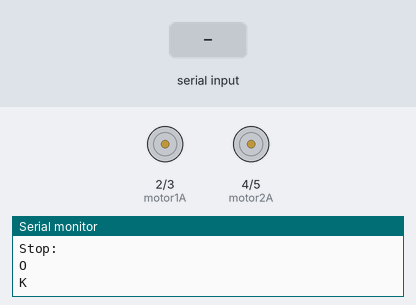
The sketch below on a simulated Arduino Uno, built with avr-gcc and run on an emulated ATmega328P. On the bench: motor-driver pin pairs drawn as motors (green arrow = first pin HIGH = forward, orange = second pin HIGH = backward, longer = more drive), the last lines printed to the serial monitor. Inputs (shaded band) come from the test bench. The modem accepts every AT command (registered, SIM ready, sends succeed) and sends nothing else.

Above: at 3.2 s.
3.3 s: "F" received over the second serial link
At 4.5 s:
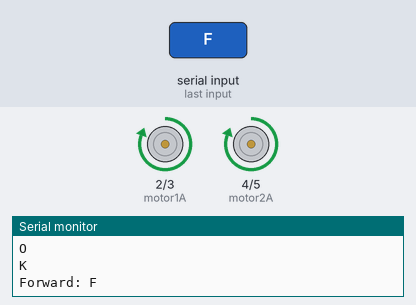
4.8 s: "B" received over the second serial link
At 5.6 s:
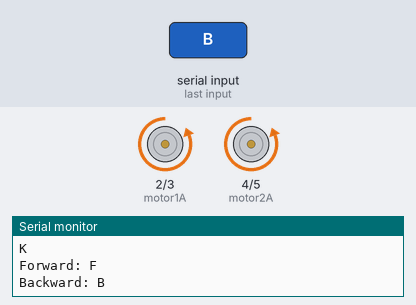
6.3 s: "L" received over the second serial link
At 6.8 s:
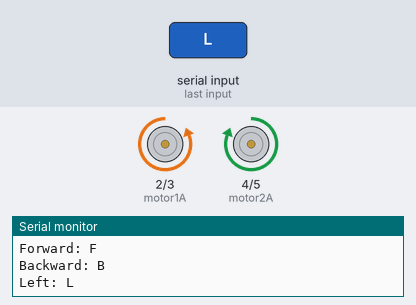
7.8 s: "R" received over the second serial link
At 9.1 s:
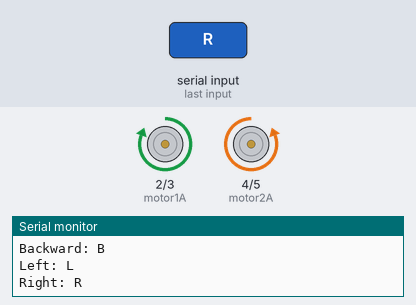
Timing chart, 0 to 10.3 s (numbered marks = the images above; inputs shaded):
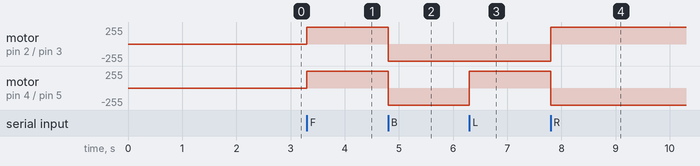

The sketch:

arduinoBluetoothMotorDriverController1.ino
```cpp
//SoftwareSerial kütüphanesi ile
#include <SoftwareSerial.h>

int RX = 10; //HC-06 için 10 numarılı pin öneriliyor
int TX = 11; //HC-06 için 11 numarılı pin öneriliyor
             //Ancak HC-06'lar genellikle 3,3V toleranslıdır ve 10 ve 11 numaralı pinlere bağlanıldığında

SoftwareSerial bluetooth(TX, RX);

String bluetoothName = "LANCE";
String bluetoothPass = "GETRONAGAN2025";

byte motor1A = 2;
byte motor1B = 3;
byte motor2A = 4;
byte motor2B = 5;


char data;
//Bluetooth ile alınacak veriyi data değişkeninde depolayacağız

void setup() {

  bluetooth.begin(38400);
  Serial.begin(19200);

  bluetooth.println("AT+NAME=LANCE");
  delay(1000);

  bluetooth.print("AT+PIN2025");
  delay(1000);

  pinMode(motor1A, OUTPUT);
  pinMode(motor1B, OUTPUT);
  pinMode(motor2A, OUTPUT);
  pinMode(motor2B, OUTPUT);

  stop();


}

void setMotor(int m1a, int m1b, int m2a, int m2b){

  digitalWrite(motor1A, m1a);
  digitalWrite(motor1B, m1b);
  digitalWrite(motor2A, m2a);
  digitalWrite(motor2B, m2b);
  //Motorları ayarlamak için
}
void forward() {

  setMotor(HIGH, LOW, HIGH, LOW);
  Serial.print("Forward: ");
  //İLERİ
}

void backward() {

  setMotor(LOW, HIGH, LOW, HIGH);
  Serial.print("Backward: ");
  //GERİ
}

void left() {

  setMotor(LOW, HIGH, HIGH, LOW);
  Serial.print("Left: ");
  //SOLA
}

void right() {

  setMotor(HIGH, LOW, LOW, HIGH);
  Serial.print("Right: ");
  //SAĞA
}

void stop() {

  setMotor(LOW, LOW, LOW, LOW);
  Serial.print("Stop: ");
  //DURDUR
}

void loop() {

  if (bluetooth.available()) {
    data = bluetooth.read();
    //Bluetooth ile alınan veri data değişkenine atandı
    switch (data) {

      case 'F':
        forward();
        break;

      case 'B':
        backward();
        break;

      case 'L':
        left();
        break;

      case 'R':
        right();
        break;

      case 'S':
        stop();
        break;
    }

    Serial.println(data);
    //Kontrol amaçlı

  }

}
```

Measured:
- after the input at 3.3 s, motor on pin 2 (motor1A) / pin 3 (motor1B), motor on pin 4 (motor2A) / pin 5 (motor2B): stopped → forward 255/255 at once
- after the input at 4.8 s, motor on pin 2 (motor1A) / pin 3 (motor1B), motor on pin 4 (motor2A) / pin 5 (motor2B): forward 255/255 → backward 255/255 at once
- after the input at 6.3 s, motor on pin 4 (motor2A) / pin 5 (motor2B): backward 255/255 → forward 255/255 at once
- after the input at 7.8 s, motor on pin 2 (motor1A) / pin 3 (motor1B): backward 255/255 → forward 255/255 at once; motor on pin 4 (motor2A) / pin 5 (motor2B): forward 255/255 → backward 255/255 at once
